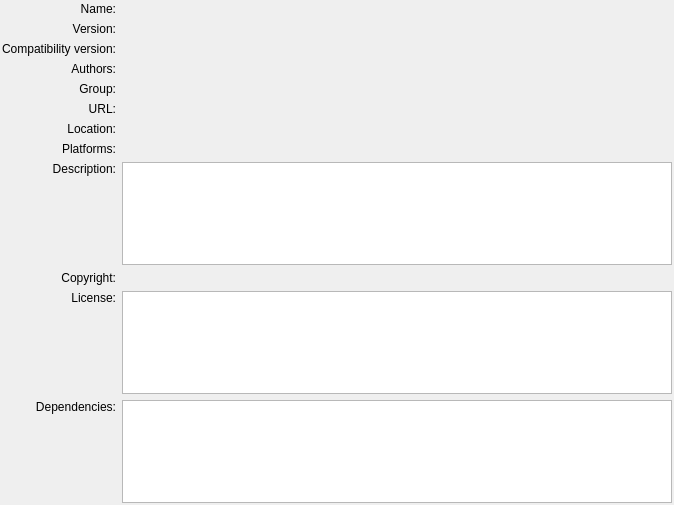
<?xml version="1.0" encoding="UTF-8"?>
<ui version="4.0">
 <class>ExtensionSystem::Internal::PluginDetailsView</class>
 <widget class="QWidget" name="ExtensionSystem::Internal::PluginDetailsView">
  <property name="geometry">
   <rect>
    <x>0</x>
    <y>0</y>
    <width>674</width>
    <height>505</height>
   </rect>
  </property>
  <layout class="QGridLayout">
   <property name="leftMargin">
    <number>2</number>
   </property>
   <property name="topMargin">
    <number>2</number>
   </property>
   <property name="rightMargin">
    <number>2</number>
   </property>
   <property name="bottomMargin">
    <number>2</number>
   </property>
   <item row="7" column="1">
    <widget class="QLabel" name="platforms"/>
   </item>
   <item row="8" column="0">
    <layout class="QVBoxLayout">
     <item>
      <widget class="QLabel" name="label_8">
       <property name="text">
        <string>Description:</string>
       </property>
       <property name="alignment">
        <set>Qt::AlignRight|Qt::AlignTrailing|Qt::AlignVCenter</set>
       </property>
       <property name="textInteractionFlags">
        <set>Qt::LinksAccessibleByMouse|Qt::TextSelectableByMouse</set>
       </property>
      </widget>
     </item>
     <item>
      <spacer>
       <property name="orientation">
        <enum>Qt::Vertical</enum>
       </property>
       <property name="sizeHint" stdset="0">
        <size>
         <width>20</width>
         <height>40</height>
        </size>
       </property>
      </spacer>
     </item>
    </layout>
   </item>
   <item row="1" column="1">
    <widget class="QLabel" name="version">
     <property name="textInteractionFlags">
      <set>Qt::LinksAccessibleByMouse|Qt::TextSelectableByMouse</set>
     </property>
    </widget>
   </item>
   <item row="0" column="0">
    <widget class="QLabel" name="label">
     <property name="text">
      <string>Name:</string>
     </property>
     <property name="alignment">
      <set>Qt::AlignRight|Qt::AlignTrailing|Qt::AlignVCenter</set>
     </property>
     <property name="textInteractionFlags">
      <set>Qt::LinksAccessibleByMouse|Qt::TextSelectableByMouse</set>
     </property>
    </widget>
   </item>
   <item row="2" column="0">
    <widget class="QLabel" name="label_3">
     <property name="text">
      <string>Compatibility version:</string>
     </property>
     <property name="alignment">
      <set>Qt::AlignRight|Qt::AlignTrailing|Qt::AlignVCenter</set>
     </property>
     <property name="textInteractionFlags">
      <set>Qt::LinksAccessibleByMouse|Qt::TextSelectableByMouse</set>
     </property>
    </widget>
   </item>
   <item row="10" column="1">
    <widget class="QTextEdit" name="license">
     <property name="tabChangesFocus">
      <bool>true</bool>
     </property>
     <property name="readOnly">
      <bool>true</bool>
     </property>
    </widget>
   </item>
   <item row="11" column="0">
    <layout class="QVBoxLayout">
     <item>
      <widget class="QLabel" name="label_10">
       <property name="text">
        <string>Dependencies:</string>
       </property>
       <property name="alignment">
        <set>Qt::AlignRight|Qt::AlignTrailing|Qt::AlignVCenter</set>
       </property>
       <property name="textInteractionFlags">
        <set>Qt::LinksAccessibleByMouse|Qt::TextSelectableByMouse</set>
       </property>
      </widget>
     </item>
     <item>
      <spacer>
       <property name="orientation">
        <enum>Qt::Vertical</enum>
       </property>
       <property name="sizeHint" stdset="0">
        <size>
         <width>20</width>
         <height>40</height>
        </size>
       </property>
      </spacer>
     </item>
    </layout>
   </item>
   <item row="0" column="1">
    <widget class="QLabel" name="name">
     <property name="textInteractionFlags">
      <set>Qt::LinksAccessibleByMouse|Qt::TextSelectableByMouse</set>
     </property>
    </widget>
   </item>
   <item row="1" column="0">
    <widget class="QLabel" name="label_2">
     <property name="text">
      <string>Version:</string>
     </property>
     <property name="alignment">
      <set>Qt::AlignRight|Qt::AlignTrailing|Qt::AlignVCenter</set>
     </property>
     <property name="textInteractionFlags">
      <set>Qt::LinksAccessibleByMouse|Qt::TextSelectableByMouse</set>
     </property>
    </widget>
   </item>
   <item row="3" column="0">
    <widget class="QLabel" name="label_4">
     <property name="text">
      <string>Authors:</string>
     </property>
     <property name="alignment">
      <set>Qt::AlignRight|Qt::AlignTrailing|Qt::AlignVCenter</set>
     </property>
     <property name="textInteractionFlags">
      <set>Qt::LinksAccessibleByMouse|Qt::TextSelectableByMouse</set>
     </property>
    </widget>
   </item>
   <item row="11" column="1">
    <widget class="QListWidget" name="dependencies"/>
   </item>
   <item row="6" column="0">
    <widget class="QLabel" name="label_7">
     <property name="text">
      <string>Location:</string>
     </property>
     <property name="alignment">
      <set>Qt::AlignRight|Qt::AlignTrailing|Qt::AlignVCenter</set>
     </property>
     <property name="textInteractionFlags">
      <set>Qt::LinksAccessibleByMouse|Qt::TextSelectableByMouse</set>
     </property>
    </widget>
   </item>
   <item row="6" column="1">
    <widget class="QLabel" name="location">
     <property name="wordWrap">
      <bool>false</bool>
     </property>
     <property name="textInteractionFlags">
      <set>Qt::TextBrowserInteraction</set>
     </property>
    </widget>
   </item>
   <item row="7" column="0">
    <widget class="QLabel" name="platformsDescriptionLabel">
     <property name="text">
      <string>Platforms:</string>
     </property>
     <property name="alignment">
      <set>Qt::AlignRight|Qt::AlignTrailing|Qt::AlignVCenter</set>
     </property>
    </widget>
   </item>
   <item row="5" column="0">
    <widget class="QLabel" name="label_6">
     <property name="text">
      <string>URL:</string>
     </property>
     <property name="alignment">
      <set>Qt::AlignRight|Qt::AlignTrailing|Qt::AlignVCenter</set>
     </property>
     <property name="textInteractionFlags">
      <set>Qt::LinksAccessibleByMouse|Qt::TextSelectableByMouse</set>
     </property>
    </widget>
   </item>
   <item row="5" column="1">
    <widget class="QLabel" name="url">
     <property name="openExternalLinks">
      <bool>true</bool>
     </property>
     <property name="textInteractionFlags">
      <set>Qt::TextBrowserInteraction</set>
     </property>
    </widget>
   </item>
   <item row="3" column="1">
    <widget class="QLabel" name="authors">
     <property name="textInteractionFlags">
      <set>Qt::LinksAccessibleByMouse|Qt::TextSelectableByMouse</set>
     </property>
    </widget>
   </item>
   <item row="4" column="0">
    <widget class="QLabel" name="label_11">
     <property name="text">
      <string>Group:</string>
     </property>
     <property name="alignment">
      <set>Qt::AlignRight|Qt::AlignTrailing|Qt::AlignVCenter</set>
     </property>
     <property name="textInteractionFlags">
      <set>Qt::LinksAccessibleByMouse|Qt::TextSelectableByMouse</set>
     </property>
    </widget>
   </item>
   <item row="2" column="1">
    <widget class="QLabel" name="compatVersion">
     <property name="textInteractionFlags">
      <set>Qt::LinksAccessibleByMouse|Qt::TextSelectableByMouse</set>
     </property>
    </widget>
   </item>
   <item row="8" column="1">
    <widget class="QTextEdit" name="description">
     <property name="tabChangesFocus">
      <bool>true</bool>
     </property>
     <property name="readOnly">
      <bool>true</bool>
     </property>
    </widget>
   </item>
   <item row="9" column="0">
    <widget class="QLabel" name="label_5">
     <property name="text">
      <string>Copyright:</string>
     </property>
     <property name="alignment">
      <set>Qt::AlignRight|Qt::AlignTrailing|Qt::AlignVCenter</set>
     </property>
     <property name="textInteractionFlags">
      <set>Qt::LinksAccessibleByMouse|Qt::TextSelectableByMouse</set>
     </property>
    </widget>
   </item>
   <item row="9" column="1">
    <widget class="QLabel" name="copyright">
     <property name="textInteractionFlags">
      <set>Qt::LinksAccessibleByMouse|Qt::TextSelectableByMouse</set>
     </property>
    </widget>
   </item>
   <item row="10" column="0">
    <layout class="QVBoxLayout">
     <item>
      <widget class="QLabel" name="label_9">
       <property name="text">
        <string>License:</string>
       </property>
       <property name="alignment">
        <set>Qt::AlignRight|Qt::AlignTrailing|Qt::AlignVCenter</set>
       </property>
       <property name="textInteractionFlags">
        <set>Qt::LinksAccessibleByMouse|Qt::TextSelectableByMouse</set>
       </property>
      </widget>
     </item>
     <item>
      <spacer>
       <property name="orientation">
        <enum>Qt::Vertical</enum>
       </property>
       <property name="sizeHint" stdset="0">
        <size>
         <width>17</width>
         <height>13</height>
        </size>
       </property>
      </spacer>
     </item>
    </layout>
   </item>
   <item row="4" column="1">
    <widget class="QLabel" name="component">
     <property name="text">
      <string/>
     </property>
     <property name="textInteractionFlags">
      <set>Qt::LinksAccessibleByMouse|Qt::TextSelectableByMouse</set>
     </property>
    </widget>
   </item>
  </layout>
 </widget>
 <resources/>
 <connections/>
</ui>
